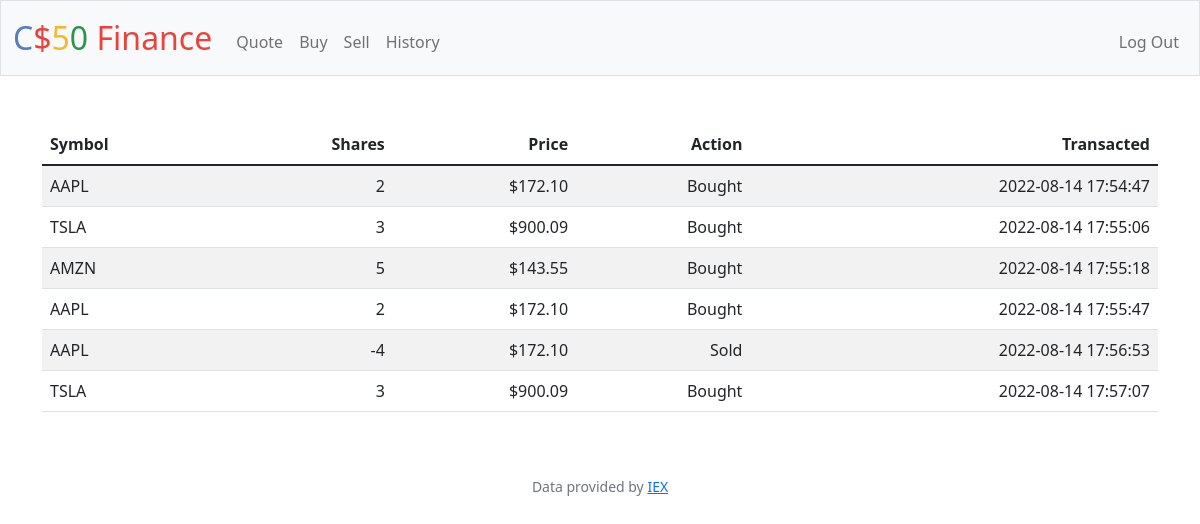
Page /history (signed in) on the committed database.
### tables this page shows
CREATE TABLE transactions (
id INTEGER PRIMARY KEY AUTOINCREMENT,
user_id INTEGER NOT NULL,
symbol TEXT NOT NULL,
name TEXT NOT NULL,
shares INTEGER NOT NULL,
price NUMERIC NOT NULL, 
current_price NUMERIC,
type TEXT NOT NULL,
time TIMESTAMP DEFAULT CURRENT_TIMESTAMP,
FOREIGN KEY(user_id) REFERENCES users(id)
);

### app.py (the view)
@app.route("/history")
@login_required
def history():
    user_id = session["user_id"]
    holdings = db.execute("SELECT symbol, shares, price, type, time FROM transactions WHERE user_id = ?", user_id)
    return render_template("history.html", holdings = holdings)

### app.py (called while the page is built)
@app.after_request
def after_request(response):
    response.headers["Cache-Control"] = "no-cache, no-store, must-revalidate"
    response.headers["Expires"] = 0
    response.headers["Pragma"] = "no-cache"
    return response

### helpers.py (called while the page is built)
def login_required(f):
    @wraps(f)
    def decorated_function(*args, **kwargs):
        if session.get("user_id") is None:
            return redirect("/login")
        return f(*args, **kwargs)
    return decorated_function

def usd(value):
    return f"${value:,.2f}"

### templates/history.html (shortened to what this page needs)
{% extends "layout.html" %}
{% block main %}
<table class="table table-striped">
    <thead>
        <tr>
            <th class="text-start">Symbol</th>
            <th class="text-end">Shares</th>
            <th class="text-end">Price</th>
            <th class="text-end">Action</th>
            <th class="text-end">Transacted</th>
        </tr>
    </thead>
    <tbody>
        {% for holding in holdings %}
            <tr>
                <td class="text-start">{{ holding.symbol }}</td>
                <td class="text-end">{{ holding.shares }}</td>
                <td class="text-end">{{ holding.price | usd }}</td>
                <td class="text-end">{{ holding.type }}</td>
                <td class="text-end">{{ holding.time }}</td>
            </tr>
        {% endfor %}
    </tbody>
</table>
{% endblock %}

### templates/layout.html (shortened to what this page needs)
<!DOCTYPE html>
<html lang="en">
    <head>
        <link href="https://cdn.jsdelivr.net/npm/bootstrap@5.1.3/dist/css/bootstrap.min.css" rel="stylesheet">
        <link href="/static/styles.css" rel="stylesheet">
    </head>
    <body>
        <nav class="bg-light border navbar navbar-expand-md navbar-light">
            <div class="container-fluid">
                <a class="navbar-brand" href="/"><span class="blue">C</span><span class="red">$</span><span class="yellow">5</span><span class="green">0</span> <span class="red">Finance</span></a>
                <div class="collapse navbar-collapse" id="navbar">
                    {% if session["user_id"] %}
                        <ul class="navbar-nav me-auto mt-2">
                            <li class="nav-item"><a class="nav-link" href="/quote">Quote</a></li>
                            <li class="nav-item"><a class="nav-link" href="/buy">Buy</a></li>
                            <li class="nav-item"><a class="nav-link" href="/sell">Sell</a></li>
                            <li class="nav-item"><a class="nav-link" href="/history">History</a></li>
                        </ul>
                        <ul class="navbar-nav ms-auto mt-2">
                            <li class="nav-item"><a class="nav-link" href="/logout">Log Out</a></li>
                        </ul>
                    {% else %}
                        <ul class="navbar-nav ms-auto mt-2">
                            <li class="nav-item"><a class="nav-link" href="/register">Register</a></li>
                            <li class="nav-item"><a class="nav-link" href="/login">Log In</a></li>
                        </ul>
                    {% endif %}
                </div>
            </div>
        </nav>
        <main class="container py-5 text-center">
            {% block main %}{% endblock %}
        </main>
        <footer class="mb-5 small text-center text-muted">
            Data provided by <a href="https://iexcloud.io/">IEX</a>
        </footer>
    </body>
</html>

### static/styles.css (style rules this page uses)
nav .navbar-brand { font-size: xx-large; }
nav .navbar-brand .blue { color: #537fbe; }
nav .navbar-brand .red { color: #ea433b; }
nav .navbar-brand .yellow { color: #f5b82e; }
nav .navbar-brand .green { color: #2e944b; }

### rows in the picture
transactions: symbol "AAPL", shares "2", price "$172.10", type "Bought", time "2022-08-14 17:54:47"
transactions: symbol "TSLA", shares "3", price "$900.09", type "Bought", time "2022-08-14 17:55:06"
transactions: symbol "AMZN", shares "5", price "$143.55", type "Bought", time "2022-08-14 17:55:18"
transactions: symbol "AAPL", shares "2", price "$172.10", type "Bought", time "2022-08-14 17:55:47"
transactions: symbol "AAPL", shares "-4", price "$172.10", type "Sold", time "2022-08-14 17:56:53"
transactions: symbol "TSLA", shares "3", price "$900.09", type "Bought", time "2022-08-14 17:57:07"
